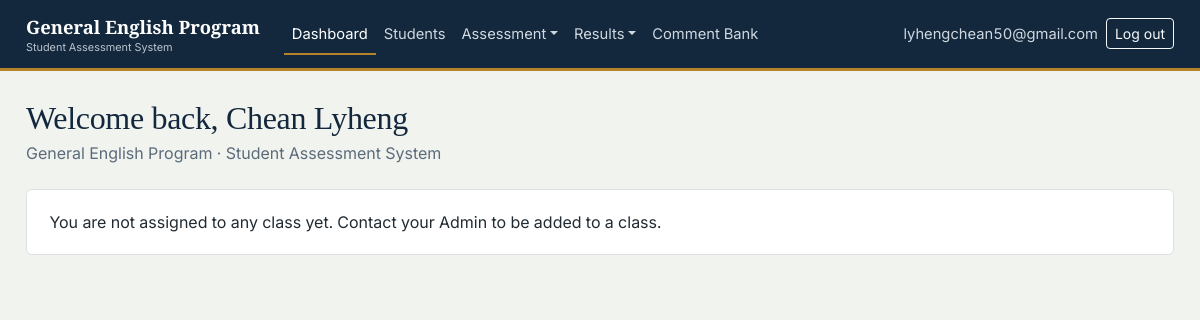
The app's page / (signed in), older data.
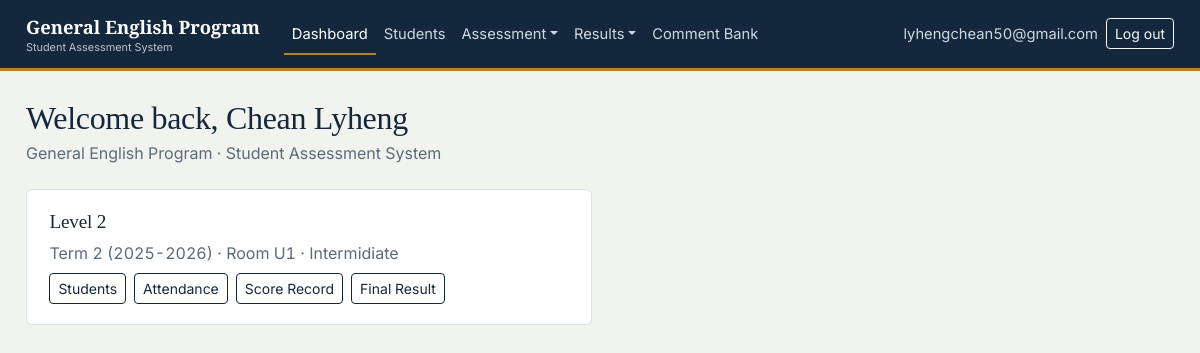
The same page, newer data.
### gep/models.py (models this page shows, shortened)
class ClassGroup(models.Model):
    name = models.CharField(max_length=100)  # "Level 1"
    room = models.CharField(max_length=50, blank=True)
    term = models.ForeignKey(Term, related_name='classes', on_delete=models.CASCADE)
    book = models.CharField(max_length=150, blank=True)
    subject = models.CharField(max_length=100, default='GEP')
    total_class_days = models.PositiveIntegerField(default=20)
    class Meta:
        ordering = ['term', 'name']

class Term(models.Model):
    academic_year = models.ForeignKey(AcademicYear, related_name='terms', on_delete=models.CASCADE)
    name = models.CharField(max_length=50)  # "Term 1" / "Term 2"
    order = models.PositiveSmallIntegerField(default=1)
    class Meta:
        ordering = ['academic_year', 'order']
        unique_together = ('academic_year', 'name')

class AcademicYear(models.Model):
    name = models.CharField(max_length=20, unique=True)
    class Meta:
        ordering = ['-name']

### gep/views.py (the view)
# urls.py: path('', views.dashboard, name='dashboard'),
@login_required
def dashboard(request):
    if request.user.is_superuser:
        context = {
            'is_admin': True,
            'class_count': ClassGroup.objects.count(),
            'teacher_count': Teacher.objects.filter(status='Active').count(),
            'student_count': StudentProfile.objects.count(),
            'classes': ClassGroup.objects.select_related('term', 'term__academic_year'),
        }
    else:
        teacher = getattr(request.user, 'teacher', None)
        classes = teacher.classes.select_related('term', 'term__academic_year').all() if teacher else ClassGroup.objects.none()
        context = {'is_admin': False, 'teacher': teacher, 'classes': classes}
    context['base_template'] = base_template(request)
    return render(request, 'gep/dashboard.html', context)

### gep/views.py (called while the page is built)
def base_template(request):
    return 'gep/_partial_base.html' if getattr(request, 'htmx', False) else 'gep/base.html'

### gep/templates/gep/dashboard.html
{% extends base_template %}
{% block content %}
<h2 class="font-serif mb-1">
  {% if is_admin %}Welcome back{% else %}Welcome back, {{ teacher.english_name }}{% endif %}
</h2>
<p class="text-slate mb-4">General English Program &middot; Student Assessment System</p>
{% if is_admin %}
<div class="stat-strip mb-4">
  <div class="stat"><div class="num">{{ class_count }}</div><div class="label">Classes</div></div>
  <div class="stat"><div class="num">{{ teacher_count }}</div><div class="label">Active teachers</div></div>
  <div class="stat"><div class="num">{{ student_count }}</div><div class="label">Students</div></div>
</div>
<div class="row g-3 mb-4">
  <div class="col-md-3"><a href="{% url 'teacher-list' %}" class="btn btn-outline-primary w-100">Manage Teachers</a></div>
  <div class="col-md-3"><a href="{% url 'class-teachers' %}" class="btn btn-outline-primary w-100">Class Teachers</a></div>
  <div class="col-md-3"><a href="{% url 'classgroup-list' %}" class="btn btn-outline-primary w-100">Manage Classes</a></div>
  <div class="col-md-3"><a href="{% url 'academicyear-list' %}" class="btn btn-outline-primary w-100">Academic Years</a></div>
</div>
<h3 class="font-serif" style="font-size:1.1rem;">All classes</h3>
<div class="grid-wrap">
<table class="table gradebook mb-0">
  <thead><tr><th class="name-col">Class</th><th>Term</th><th>Room</th><th>Book</th><th>Teachers</th><th></th></tr></thead>
  <tbody>
    {% for c in classes %}
    <tr>
      <td class="name-col">{{ c.name }}</td>
      <td>{{ c.term.name }} ({{ c.term.academic_year.name }})</td>
      <td>{{ c.room|default:"—" }}</td>
      <td>{{ c.book|default:"—" }}</td>
      <td>{% for t in c.teachers.all %}{{ t.english_name }}{% if not forloop.last %}, {% endif %}{% empty %}<span class="text-slate">Unassigned</span>{% endfor %}</td>
      <td><a href="{% url 'students' %}?class_id={{ c.pk }}">Open roster</a></td>
    </tr>
    {% empty %}
    <tr><td colspan="6" class="text-slate">No classes yet. <a href="{% url 'classgroup-create' %}">Create the first one</a>.</td></tr>
    {% endfor %}
  </tbody>
</table>
</div>
{% else %}
  {% if classes %}
  <div class="row g-3">
    {% for c in classes %}
    <div class="col-md-6">
      <div class="sheet h-100">
        <h3 class="font-serif" style="font-size:1.2rem;">{{ c.name }}</h3>
        <p class="text-slate mb-2">{{ c.term.name }} ({{ c.term.academic_year.name }}) &middot; Room {{ c.room|default:"—" }} &middot; {{ c.book }}</p>
        <div class="d-flex flex-wrap gap-2">
          <a class="btn btn-sm btn-outline-primary" href="{% url 'students' %}?class_id={{ c.pk }}">Students</a>
          <a class="btn btn-sm btn-outline-primary" href="{% url 'attendance' %}?class_id={{ c.pk }}">Attendance</a>
          <a class="btn btn-sm btn-outline-primary" href="{% url 'score-record' %}?class_id={{ c.pk }}">Score Record</a>
          <a class="btn btn-sm btn-outline-primary" href="{% url 'final-result' %}?class_id={{ c.pk }}">Final Result</a>
        </div>
      </div>
    </div>
    {% endfor %}
  </div>
  {% else %}
  <div class="sheet">You are not assigned to any class yet. Contact your Admin to be added to a class.</div>
  {% endif %}
{% endif %}
{% endblock %}

Row changes from the older to the newer data that the page shows:
added ClassGroup: name "Level 2", term.name "Term 2", term.academic_year.name "2025-2026", room "U1", book "Intermidiate"
Text that changed along with them:
text no longer shown: "You are not assigned to any class yet. Contact your Admin to be added to a class."
